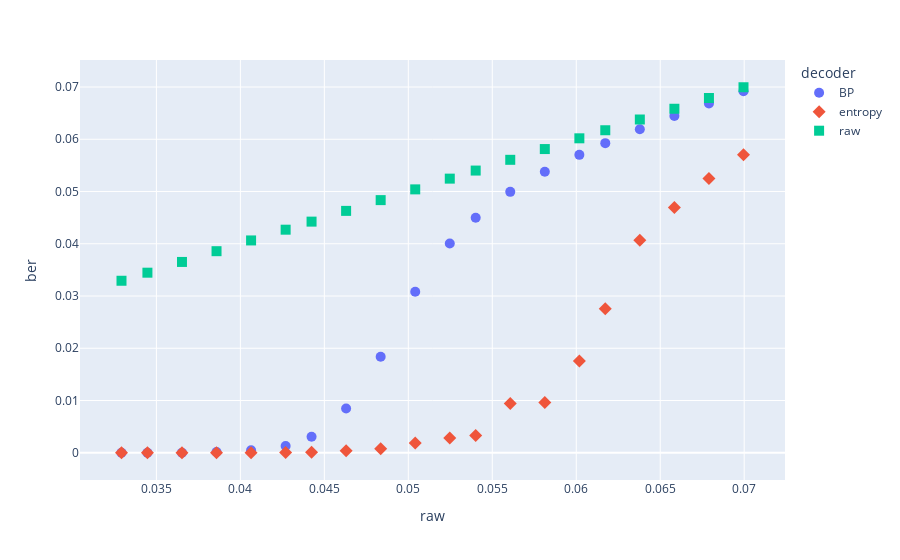
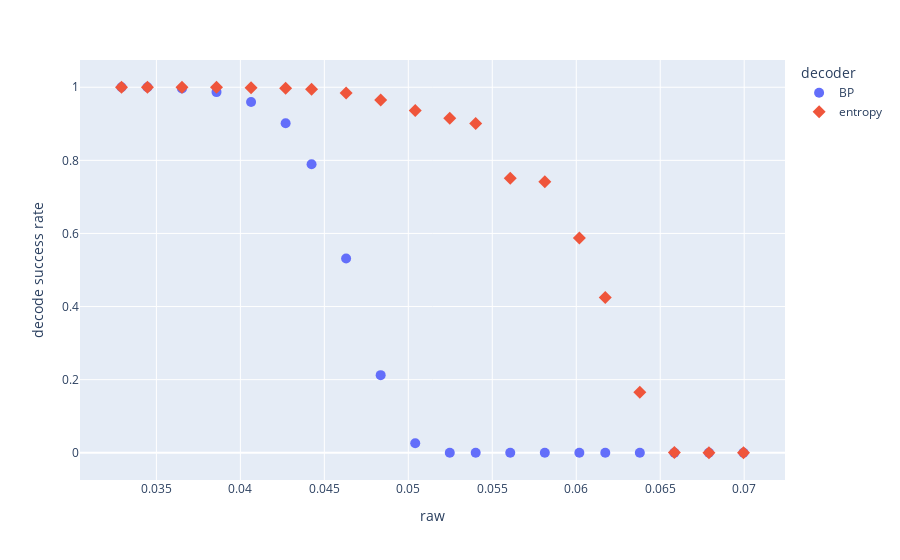

Notebook source saved alongside these figures, in order:
### Code cell
import plotly.express as px
fig = px.scatter(ber_df_m, y="ber", color="decoder", symbol="decoder")
fig.update_traces(marker_size=10)
fig.show()
fig = px.scatter(decoding_df_m, y="decode success rate", color="decoder", symbol="decoder")
fig.update_traces(marker_size=10)
fig.show()

### Figure 1 — Plotly figure (JSON) as saved in the notebook; plotly's stock layout.template omitted (floating-point values rounded to 4 significant figures)
{"data": [{"hovertemplate": "decoder=BP<br>raw=%{x}<br>ber=%{y}<extra></extra>", "legendgroup": "BP", "marker": {"color": "#636efa", "symbol": "circle", "size": 10}, "mode": "markers", "name": "BP", "orientation": "v", "showlegend": true, "x": [0.03292, 0.03447, 0.03652, 0.03858, 0.04064, 0.0427, 0.04424, 0.0463, 0.04835, 0.05041, 0.05247, 0.05401, 0.05607, 0.05813, 0.06019, 0.06173, 0.06379, 0.06584, 0.0679, 0.06996], "xaxis": "x", "y": [0.0, 0.0, 8.262e-06, 0.0001473, 0.0004857, 0.001285, 0.003058, 0.00846, 0.01836, 0.03082, 0.04005, 0.04498, 0.04994, 0.05379, 0.05702, 0.05926, 0.06193, 0.06447, 0.06686, 0.0692], "yaxis": "y", "type": "scatter"}, {"hovertemplate": "decoder=entropy<br>raw=%{x}<br>ber=%{y}<extra></extra>", "legendgroup": "entropy", "marker": {"color": "#EF553B", "symbol": "diamond", "size": 10}, "mode": "markers", "name": "entropy", "orientation": "v", "showlegend": true, "x": [0.03292, 0.03447, 0.03652, 0.03858, 0.04064, 0.0427, 0.04424, 0.0463, 0.04835, 0.05041, 0.05247, 0.05401, 0.05607, 0.05813, 0.06019, 0.06173, 0.06379, 0.06584, 0.0679, 0.06996], "xaxis": "x", "y": [0.0, 0.0, 0.0, 0.0, 1.221e-05, 5.173e-05, 0.0001031, 0.0003933, 0.0007583, 0.00187, 0.002837, 0.003287, 0.009407, 0.009635, 0.01756, 0.02757, 0.04066, 0.04694, 0.05251, 0.05703], "yaxis": "y", "type": "scatter"}, {"hovertemplate": "decoder=raw<br>raw=%{x}<br>ber=%{y}<extra></extra>", "legendgroup": "raw", "marker": {"color": "#00cc96", "symbol": "square", "size": 10}, "mode": "markers", "name": "raw", "orientation": "v", "showlegend": true, "x": [0.03292, 0.03447, 0.03652, 0.03858, 0.04064, 0.0427, 0.04424, 0.0463, 0.04835, 0.05041, 0.05247, 0.05401, 0.05607, 0.05813, 0.06019, 0.06173, 0.06379, 0.06584, 0.0679, 0.06996], "xaxis": "x", "y": [0.03292, 0.03447, 0.03652, 0.03858, 0.04064, 0.0427, 0.04424, 0.0463, 0.04835, 0.05041, 0.05247, 0.05401, 0.05607, 0.05813, 0.06019, 0.06173, 0.06379, 0.06584, 0.0679, 0.06996], "yaxis": "y", "type": "scatter"}], "layout": {"xaxis": {"anchor": "y", "domain": [0.0, 1.0], "title": {"text": "raw"}}, "yaxis": {"anchor": "x", "domain": [0.0, 1.0], "title": {"text": "ber"}}, "legend": {"title": {"text": "decoder"}, "tracegroupgap": 0}, "margin": {"t": 60}}}

### Figure 2 — Plotly figure (JSON) as saved in the notebook; plotly's stock layout.template omitted (floating-point values rounded to 4 significant figures)
{"data": [{"hovertemplate": "decoder=BP<br>raw=%{x}<br>decode success rate=%{y}<extra></extra>", "legendgroup": "BP", "marker": {"color": "#636efa", "symbol": "circle", "size": 10}, "mode": "markers", "name": "BP", "orientation": "v", "showlegend": true, "x": [0.03292, 0.03447, 0.03652, 0.03858, 0.04064, 0.0427, 0.04424, 0.0463, 0.04835, 0.05041, 0.05247, 0.05401, 0.05607, 0.05813, 0.06019, 0.06173, 0.06379, 0.06584, 0.0679, 0.06996], "xaxis": "x", "y": [1.0, 1.0, 0.9965, 0.9867, 0.9595, 0.9015, 0.7891, 0.5314, 0.2123, 0.02584, 0.0, 0.0, 0.0, 0.0, 0.0, 0.0, 0.0, 0.0, 0.0, 0.0], "yaxis": "y", "type": "scatter"}, {"hovertemplate": "decoder=entropy<br>raw=%{x}<br>decode success rate=%{y}<extra></extra>", "legendgroup": "entropy", "marker": {"color": "#EF553B", "symbol": "diamond", "size": 10}, "mode": "markers", "name": "entropy", "orientation": "v", "showlegend": true, "x": [0.03292, 0.03447, 0.03652, 0.03858, 0.04064, 0.0427, 0.04424, 0.0463, 0.04835, 0.05041, 0.05247, 0.05401, 0.05607, 0.05813, 0.06019, 0.06173, 0.06379, 0.06584, 0.0679, 0.06996], "xaxis": "x", "y": [1.0, 1.0, 1.0, 1.0, 0.9986, 0.9972, 0.9944, 0.9839, 0.9651, 0.9365, 0.9155, 0.9008, 0.7507, 0.7416, 0.5873, 0.4246, 0.1655, 0.0006983, 0.0, 0.0], "yaxis": "y", "type": "scatter"}], "layout": {"xaxis": {"anchor": "y", "domain": [0.0, 1.0], "title": {"text": "raw"}}, "yaxis": {"anchor": "x", "domain": [0.0, 1.0], "title": {"text": "decode success rate"}}, "legend": {"title": {"text": "decoder"}, "tracegroupgap": 0}, "margin": {"t": 60}}}
